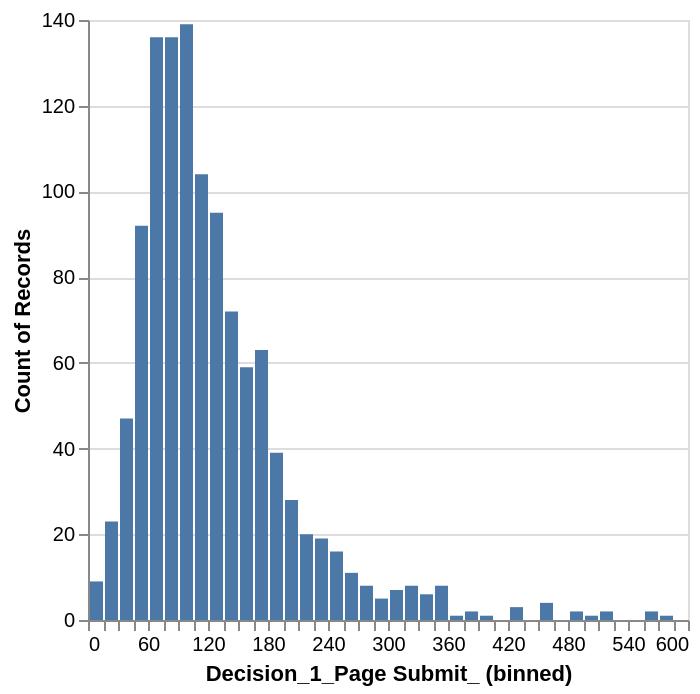

The notebook cell saved with this chart:
### Code cell
alt.Chart(long_df).mark_bar().encode(
    alt.X("Decision_1_Page Submit_:Q", bin=alt.Bin(extent=[0, 600], steps=[5, 10, 15])),
    alt.Y("count():Q")
)

### Figure 1 — Vega-Lite specification as saved in the notebook (floating-point values rounded to 4 significant figures; data arrays with more than 128 entries replaced by an {"elided": "..."} marker saying what was removed)
{"config": {"view": {"continuousWidth": 300, "continuousHeight": 300}}, "data": {"name": "data-50cce23ff6e8a33e195120d1c823d9b1"}, "mark": {"type": "bar"}, "encoding": {"x": {"bin": {"extent": [0, 600], "steps": [5, 10, 15]}, "field": "Decision_1_Page Submit_", "type": "quantitative"}, "y": {"aggregate": "count", "type": "quantitative"}}, "$schema": "https://vega.github.io/schema/vega-lite/v6.1.0.json", "datasets": {"data-50cce23ff6e8a33e195120d1c823d9b1": {"elided": "1198 records"}}}
